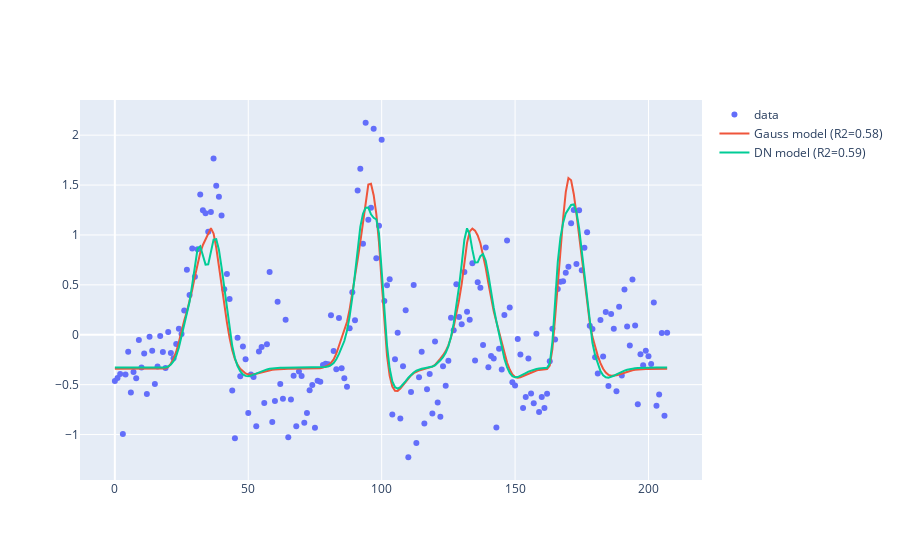

Notebook code cell kept with this figure:
### Code cell
num_vert = 1
import plotly.graph_objects as go
fig = go.Figure()
fig.add_trace(go.Scatter(y=data_fsnative_[:,num_vert], name='data', mode='markers'))
fig.add_trace(go.Scatter(y=gauss_pred_mat[:,num_vert], name='Gauss model (R2={:1.2f})'.format(gauss_fit_mat[num_vert,-1])))
fig.add_trace(go.Scatter(y=dn_pred_mat[:,num_vert], name='DN model (R2={:1.2f})'.format(dn_fit_mat[num_vert,-1])))
fig.show()

### Figure 1 — Plotly figure (JSON) as saved in the notebook; plotly's stock layout.template omitted (floating-point values rounded to 4 significant figures; data arrays with more than 128 entries replaced by an {"elided": "..."} marker saying what was removed)
{"data": [{"mode": "markers", "name": "data", "type": "scatter", "y": {"elided": "208 float values"}}, {"name": "Gauss model (R2=0.58)", "type": "scatter", "y": {"elided": "208 float values"}}, {"name": "DN model (R2=0.59)", "type": "scatter", "y": {"elided": "208 float values"}}], "layout": {"autosize": true, "xaxis": {"autorange": true, "range": [-13.26, 220.3]}, "yaxis": {"autorange": true, "range": [-1.504, 2.401], "type": "linear"}}}
